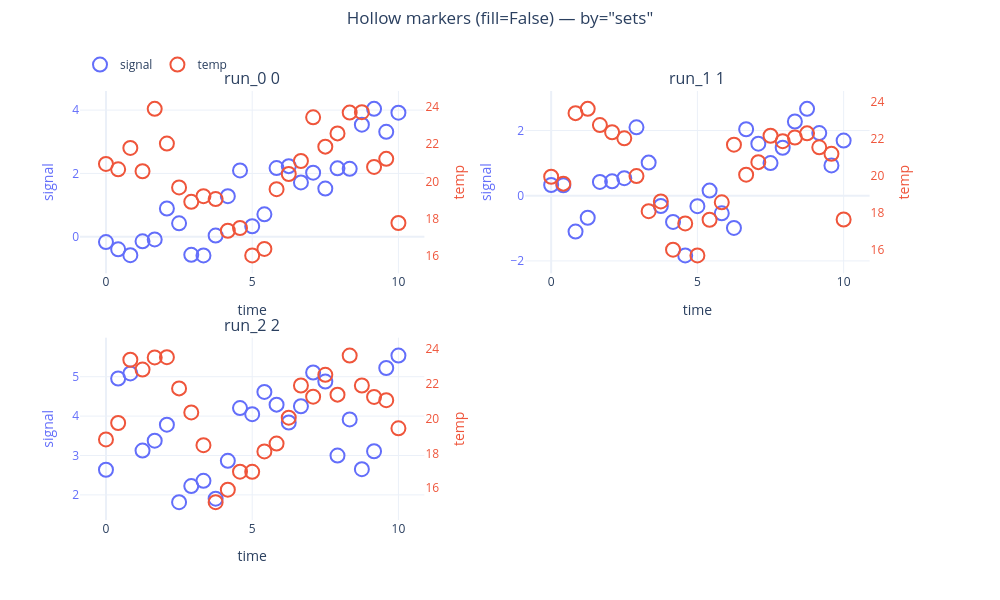

Notebook code for this chart:
### Markdown cell above
### 5b. `by='sets'` (one subplot per dataset, incl. a secondary axis)

This is the path that previously ignored `fill`; hollow markers now render here
too, on both the primary and secondary y traces.

### Code cell
nbf.plot(x='time', y=['signal', 'temp'], by='sets',
         suptitle='Hollow markers (fill=False) — by="sets"', figsize=(10, 6))

### Figure 1 — Plotly figure (JSON) as saved in the notebook; plotly's stock layout.template omitted (floating-point values rounded to 4 significant figures)
{"data": [{"hovertemplate": "<b>run_0</b><br>time: %{x:.2f}<br>signal: %{y:.2f}<extra></extra>", "legendgroup": "signal", "line": {"color": "#636EFA", "width": 2}, "marker": {"color": "rgba(0,0,0,0)", "line": {"color": "#636EFA", "width": 2}, "size": 14}, "mode": "markers", "name": "signal", "showlegend": true, "type": "scatter", "x": [0.0, 0.4167, 0.8333, 1.25, 1.667, 2.083, 2.5, 2.917, 3.333, 3.75, 4.167, 4.583, 5.0, 5.417, 5.833, 6.25, 6.667, 7.083, 7.5, 7.917, 8.333, 8.75, 9.167, 9.583, 10.0], "xaxis": "x", "y": [-0.1669, -0.3968, -0.5821, -0.1436, -0.08326, 0.8925, 0.4244, -0.5717, -0.5908, 0.03761, 1.282, 2.096, 0.3307, 0.7078, 2.168, 2.231, 1.715, 2.024, 1.521, 2.16, 2.147, 3.54, 4.039, 3.315, 3.92], "yaxis": "y"}, {"hovertemplate": "<b>run_0</b><br>time: %{x:.2f}<br>temp: %{y:.2f}<extra></extra>", "legendgroup": "temp", "line": {"color": "#EF553B", "width": 2}, "marker": {"color": "rgba(0,0,0,0)", "line": {"color": "#EF553B", "width": 2}, "size": 14, "symbol": "circle"}, "mode": "markers", "name": "temp", "showlegend": true, "type": "scatter", "x": [0.0, 0.4167, 0.8333, 1.25, 1.667, 2.083, 2.5, 2.917, 3.333, 3.75, 4.167, 4.583, 5.0, 5.417, 5.833, 6.25, 6.667, 7.083, 7.5, 7.917, 8.333, 8.75, 9.167, 9.583, 10.0], "xaxis": "x", "y": [20.94, 20.65, 21.79, 20.54, 23.89, 22.03, 19.67, 18.9, 19.21, 19.05, 17.35, 17.5, 16.02, 16.37, 19.58, 20.39, 21.09, 23.43, 21.86, 22.57, 23.69, 23.71, 20.77, 21.21, 17.77], "yaxis": "y2"}, {"hovertemplate": "<b>run_1</b><br>time: %{x:.2f}<br>signal: %{y:.2f}<extra></extra>", "legendgroup": "signal", "line": {"color": "#636EFA", "width": 2}, "marker": {"color": "rgba(0,0,0,0)", "line": {"color": "#636EFA", "width": 2}, "size": 14}, "mode": "markers", "name": "signal", "showlegend": false, "type": "scatter", "x": [0.0, 0.4167, 0.8333, 1.25, 1.667, 2.083, 2.5, 2.917, 3.333, 3.75, 4.167, 4.583, 5.0, 5.417, 5.833, 6.25, 6.667, 7.083, 7.5, 7.917, 8.333, 8.75, 9.167, 9.583, 10.0], "xaxis": "x2", "y": [0.3297, 0.3226, -1.099, -0.6743, 0.4251, 0.4435, 0.5397, 2.099, 1.016, -0.3147, -0.8021, -1.832, -0.3191, 0.1573, -0.5401, -0.988, 2.04, 1.596, 1.001, 1.472, 2.277, 2.665, 1.923, 0.9308, 1.694], "yaxis": "y3"}, {"hovertemplate": "<b>run_1</b><br>time: %{x:.2f}<br>temp: %{y:.2f}<extra></extra>", "legendgroup": "temp", "line": {"color": "#EF553B", "width": 2}, "marker": {"color": "rgba(0,0,0,0)", "line": {"color": "#EF553B", "width": 2}, "size": 14, "symbol": "circle"}, "mode": "markers", "name": "temp", "showlegend": false, "type": "scatter", "x": [0.0, 0.4167, 0.8333, 1.25, 1.667, 2.083, 2.5, 2.917, 3.333, 3.75, 4.167, 4.583, 5.0, 5.417, 5.833, 6.25, 6.667, 7.083, 7.5, 7.917, 8.333, 8.75, 9.167, 9.583, 10.0], "xaxis": "x2", "y": [19.95, 19.57, 23.39, 23.62, 22.75, 22.35, 22.03, 19.98, 18.08, 18.61, 16.0, 17.42, 15.68, 17.61, 18.56, 21.68, 20.06, 20.74, 22.17, 21.87, 22.07, 22.29, 21.54, 21.19, 17.63], "yaxis": "y4"}, {"hovertemplate": "<b>run_2</b><br>time: %{x:.2f}<br>signal: %{y:.2f}<extra></extra>", "legendgroup": "signal", "line": {"color": "#636EFA", "width": 2}, "marker": {"color": "rgba(0,0,0,0)", "line": {"color": "#636EFA", "width": 2}, "size": 14}, "mode": "markers", "name": "signal", "showlegend": false, "type": "scatter", "x": [0.0, 0.4167, 0.8333, 1.25, 1.667, 2.083, 2.5, 2.917, 3.333, 3.75, 4.167, 4.583, 5.0, 5.417, 5.833, 6.25, 6.667, 7.083, 7.5, 7.917, 8.333, 8.75, 9.167, 9.583, 10.0], "xaxis": "x3", "y": [2.639, 4.954, 5.084, 3.126, 3.376, 3.782, 1.816, 2.223, 2.356, 1.904, 2.864, 4.203, 4.05, 4.613, 4.291, 3.838, 4.251, 5.107, 4.877, 2.997, 3.916, 2.653, 3.108, 5.221, 5.537], "yaxis": "y5"}, {"hovertemplate": "<b>run_2</b><br>time: %{x:.2f}<br>temp: %{y:.2f}<extra></extra>", "legendgroup": "temp", "line": {"color": "#EF553B", "width": 2}, "marker": {"color": "rgba(0,0,0,0)", "line": {"color": "#EF553B", "width": 2}, "size": 14, "symbol": "circle"}, "mode": "markers", "name": "temp", "showlegend": false, "type": "scatter", "x": [0.0, 0.4167, 0.8333, 1.25, 1.667, 2.083, 2.5, 2.917, 3.333, 3.75, 4.167, 4.583, 5.0, 5.417, 5.833, 6.25, 6.667, 7.083, 7.5, 7.917, 8.333, 8.75, 9.167, 9.583, 10.0], "xaxis": "x3", "y": [18.81, 19.75, 23.39, 22.83, 23.53, 23.54, 21.75, 20.36, 18.48, 15.2, 15.92, 16.96, 16.95, 18.12, 18.57, 20.06, 21.91, 21.27, 22.53, 21.39, 23.63, 21.91, 21.26, 21.07, 19.45], "yaxis": "y6"}], "layout": {"annotations": [{"font": {"size": 16}, "showarrow": false, "text": "run_0 0", "x": 0.205, "xanchor": "center", "xref": "paper", "y": 1, "yanchor": "bottom", "yref": "paper"}, {"font": {"size": 16}, "showarrow": false, "text": "run_1 1", "x": 0.735, "xanchor": "center", "xref": "paper", "y": 1, "yanchor": "bottom", "yref": "paper"}, {"font": {"size": 16}, "showarrow": false, "text": "run_2 2", "x": 0.205, "xanchor": "center", "xref": "paper", "y": 0.425, "yanchor": "bottom", "yref": "paper"}], "height": 600, "legend": {"orientation": "h", "x": 0, "xanchor": "left", "y": 0.9165, "yanchor": "top", "yref": "container"}, "margin": {"r": 80, "t": 88.1}, "showlegend": true, "title": {"text": "Hollow markers (fill=False) — by=\"sets\"", "x": 0.5, "xanchor": "center", "y": 0.98, "yanchor": "top", "yref": "container"}, "width": 1000, "xaxis": {"anchor": "y", "domain": [0, 0.41], "title": {"text": "time"}}, "xaxis2": {"anchor": "y3", "domain": [0.53, 0.94], "title": {"text": "time"}}, "xaxis3": {"anchor": "y5", "domain": [0, 0.41], "title": {"text": "time"}}, "xaxis4": {"anchor": "y7", "domain": [0.53, 0.94]}, "yaxis": {"anchor": "x", "domain": [0.575, 1], "tickfont": {"color": "#636EFA"}, "title": {"font": {"color": "#636EFA"}, "text": "signal"}}, "yaxis2": {"anchor": "x", "overlaying": "y", "showgrid": false, "side": "right", "tickfont": {"color": "#EF553B"}, "title": {"font": {"color": "#EF553B"}, "text": "temp"}}, "yaxis3": {"anchor": "x2", "domain": [0.575, 1], "tickfont": {"color": "#636EFA"}, "title": {"font": {"color": "#636EFA"}, "text": "signal"}}, "yaxis4": {"anchor": "x2", "overlaying": "y3", "showgrid": false, "side": "right", "tickfont": {"color": "#EF553B"}, "title": {"font": {"color": "#EF553B"}, "text": "temp"}}, "yaxis5": {"anchor": "x3", "domain": [0, 0.425], "tickfont": {"color": "#636EFA"}, "title": {"font": {"color": "#636EFA"}, "text": "signal"}}, "yaxis6": {"anchor": "x3", "overlaying": "y5", "showgrid": false, "side": "right", "tickfont": {"color": "#EF553B"}, "title": {"font": {"color": "#EF553B"}, "text": "temp"}}, "yaxis7": {"anchor": "x4", "domain": [0, 0.425]}, "yaxis8": {"anchor": "x4", "overlaying": "y7", "side": "right"}}}
